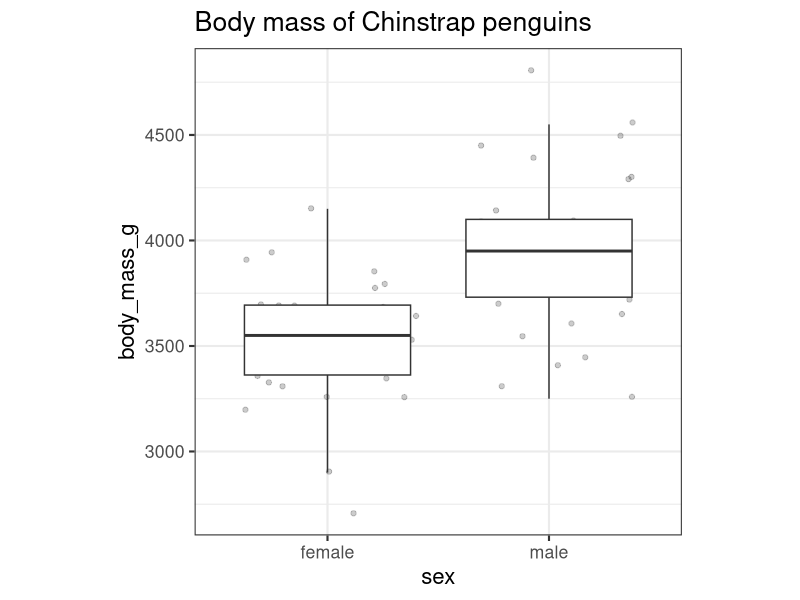

Here is the R script that generated this plot:
## ---- chunk 1
#| eval: true
#| echo: false
#| warning: false
#| output: false
library(tidyverse)
library(palmerpenguins)
theme_set(theme_bw(base_size = 16) + theme(aspect.ratio = 1))
## ---- chunk 2
penguins |>
    filter(species == "Chinstrap") |>
    drop_na(sex) |>
    ggplot(aes(x = sex, y = body_mass_g)) +
    geom_jitter(alpha = 0.2) +
    geom_boxplot(outliers = FALSE) +
    labs(title = "Body mass of Chinstrap penguins")
